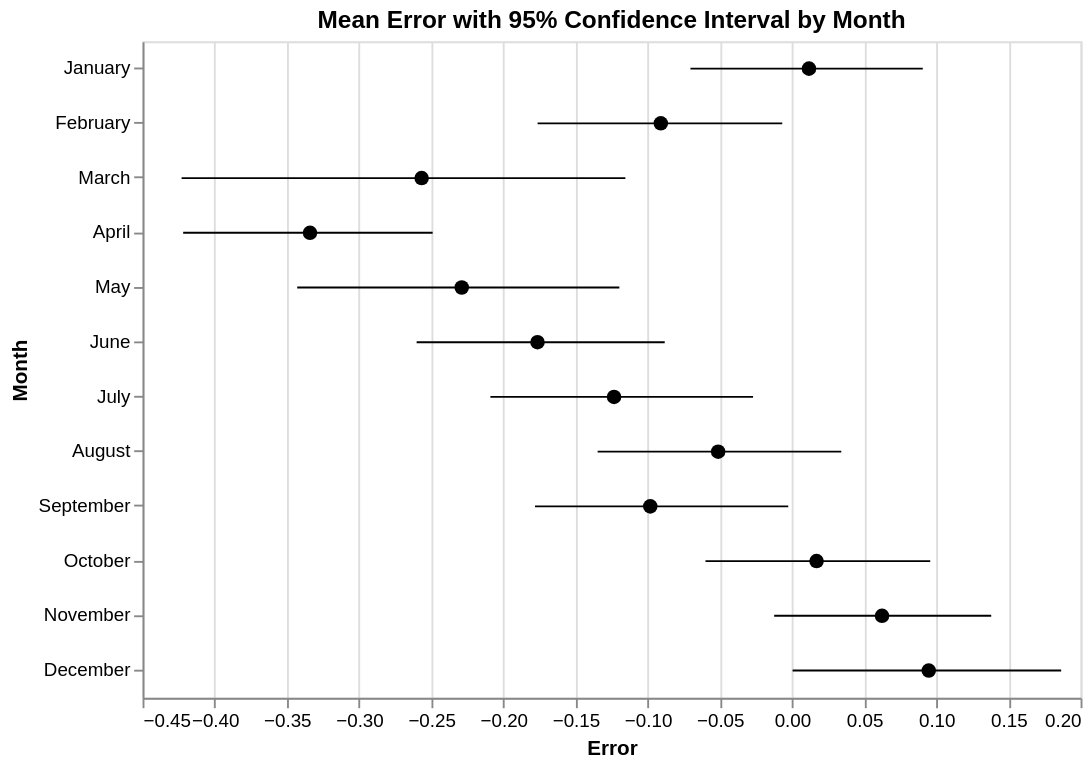

Notebook code cell kept with this figure:
### Code cell
month_order = [
    'January','February','March','April','May','June',
    'July','August','September','October','November','December'
]

base = alt.Chart(daily_agg.reset_index())

error_bars = base.mark_errorbar(
    extent='ci'
).encode(
    x=alt.X('error:Q', title='Error'),
    y=alt.Y('month:N', sort=month_order, title='Month')
)

points = base.mark_point(
    filled=True,
    color='black',
    size=60
).encode(
    x=alt.X('mean(error):Q'),
    y=alt.Y('month:N', sort=month_order)
)

chart = (error_bars + points).properties(
    title='Mean Error with 95% Confidence Interval by Month',
    width=500,
    height=350
)

chart

### Figure 1 — Vega-Lite specification as saved in the notebook (floating-point values rounded to 4 significant figures; data arrays with more than 128 entries replaced by an {"elided": "..."} marker saying what was removed)
{"config": {"view": {"continuousWidth": 300, "continuousHeight": 300}}, "layer": [{"mark": {"type": "errorbar", "extent": "ci"}, "encoding": {"x": {"field": "error", "title": "Error", "type": "quantitative"}, "y": {"field": "month", "sort": ["January", "February", "March", "April", "May", "June", "July", "August", "September", "October", "November", "December"], "title": "Month", "type": "nominal"}}}, {"mark": {"type": "point", "color": "black", "filled": true, "size": 60}, "encoding": {"x": {"aggregate": "mean", "field": "error", "type": "quantitative"}, "y": {"field": "month", "sort": ["January", "February", "March", "April", "May", "June", "July", "August", "September", "October", "November", "December"], "type": "nominal"}}}], "data": {"name": "data-88bb4750e2e4490c228b118e4aec9512"}, "height": 350, "title": "Mean Error with 95% Confidence Interval by Month", "width": 500, "$schema": "https://vega.github.io/schema/vega-lite/v6.1.0.json", "datasets": {"data-88bb4750e2e4490c228b118e4aec9512": {"elided": "1372 records"}}}
